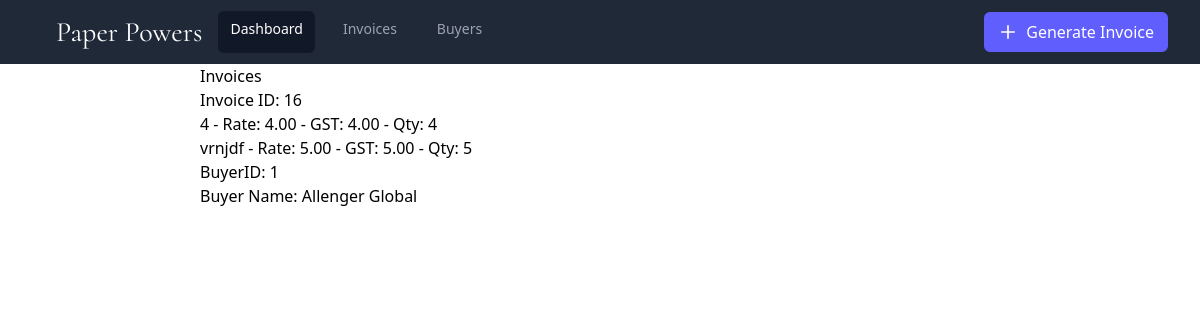
Page /inv/16 on the committed database.
### invoice/models.py (models this page shows, shortened)
class Invoice(models.Model):
    invID=models.AutoField(primary_key=True)
    buyerID=models.ForeignKey(Buyer,on_delete=models.SET_NULL, null=True)

class Items(models.Model):
    invID=models.ForeignKey(Invoice,  on_delete=models.CASCADE)
    itemName=models.CharField(max_length=100)
    rate=models.DecimalField(max_digits=4,decimal_places=2)
    gst=models.DecimalField(max_digits=4,decimal_places=2)
    qty=models.IntegerField(default=1)

### buyer/models.py (models this page shows, shortened)
class Buyer(models.Model):
    buyerID=models.AutoField(primary_key=True)
    name=models.CharField(max_length=64)
    adr=models.CharField(max_length=128)
    state=models.CharField(max_length=32)
    pin=models.IntegerField()
    gst=models.CharField(max_length=15)

### invoice/views.py (the view)
# urls.py: path('<int:invID>', views.inv, name='inv'),
def inv(request, invID):
    invoice_instance=get_object_or_404(Invoice,invID=invID)
    context={
        'invoice':invoice_instance,
        'items':Items.objects.filter(invID=invoice_instance)
    }
    return render(request, 'inv.html', context)

### templates/inv.html (shortened to what this page needs)
{% extends 'base.html' %}
{% block body %}
    <div>
        <h2>Invoices</h2>
        <p>Invoice ID: {{ invoice.invID }}</p>
        <ul>
            {% for item in items %}
                <li>{{ item.itemName }} - Rate: {{ item.rate }} - GST: {{ item.gst }} - Qty: {{ item.qty }}</li>
            {% endfor %}
        </ul>
        <ul>
            <li>BuyerID: {{ invoice.buyerID.buyerID }}</li>
            <li>Buyer Name: {{ invoice.buyerID.name }}</li>
        </ul>
    </div>
{% endblock body %}

### templates/base.html (style rules this page uses)
:root { --bg-color: #1F2937; --hover-bg-color: #374151; --highlight-color: #111827; --active-text-color: #FFFFFF; --text-color: #9CA3AF; --primary-accent: #615EFE; --hover-accent: #8d8bfe ; }

### rows in the picture
Invoice: invID "16", buyerID.buyerID "1", buyerID.name "Allenger Global"
Items: itemName "4", rate "4.00", gst "4.00", qty "4"
Items: itemName "vrnjdf", rate "5.00", gst "5.00", qty "5"
